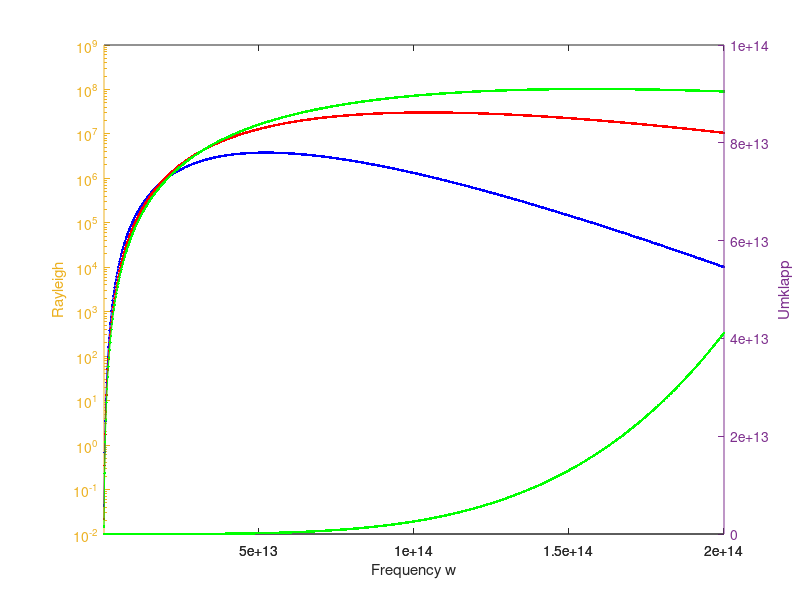

MATLAB code for this plot:
Kb = 1.38*10^-23;
h = 1.055*10^-34;
v = 3500;
T = 100;
DebyeTemp = 375;
gamma = 1;
M = 72.61;
A = 2.57*10^-44;
x = @(w) h*w/(Kb*T);
f = @(w) 3*Kb/(2*pi^2*v^3)*(Kb/h)^3*T^3*x(w)^4*exp(x(w))/(exp(x(w)-1))^2;
TauU = @(w) A*w^4;
iters = 1000;
dw = 200000000000;
w = zeros(iters,1);
u = zeros(iters,1);
Tu = zeros(iters,1);
for i = 1:1:iters
   w(i) = i*dw;
    u(i) = f(w(i));
    Tu(i) = TauU(w(i));
end
%semilogy(w,u,'b*-');hold on;

T = 200;
x = @(w) h*w/(Kb*T);
f = @(w) 3*Kb/(2*pi^2*v^3)*(Kb/h)^3*T^3*x(w)^4*exp(x(w))/(exp(x(w)-1))^2;
TauU = @(w) A*w^4;
w2 = zeros(iters,1);
u2 = zeros(iters,1);
Tu2 = zeros(iters,1);
for i = 1:1:iters
   w2(i) = i*dw;
    u2(i) = f(w2(i));
    Tu2(i) = TauU(w2(i));
end
%semilogy(w,u,'r*-');hold on;
dw3 = 200000000000;
T = 300;
x = @(w) h*w/(Kb*T);
f = @(w) 3*Kb/(2*pi^2*v^3)*(Kb/h)^3*T^3*x(w)^4*exp(x(w))/(exp(x(w)-1))^2;
TauU = @(w) A*w^4;
w3 = zeros(iters,1);
u3 = zeros(iters,1);
Tu3 = zeros(iters,1);
for i = 1:1:iters
   w3(i) = i*dw3;
    u3(i) = f(w3(i));
    Tu3(i) = TauU(w3(i));
end
%start umklapp

[ax,pa,pb] = plotyy(w,u,w,Tu,'semilogy','plot');hold on;
 ylim(ax(2),[0 10^14]);
%ylim(ax(1),[10^-2 10^10]);
%xlim([0 10^14]);
 [ax2,pa2,pb2] = plotyy(w2,u2,w2,Tu2,'semilogy','plot');hold on;
 ylim(ax2(2),[0 10^14]);
 %ylim(ax2(1),[10^-2 10^10]);
 %xlim([0 10^14]);
[ax3,pa3,pb3] = plotyy(w3,u3,w3,Tu3,'semilogy','plot');hold on;
ylim(ax3(2),[0 10^14]);
%ylim(ax3(1),[10^-2 10^10]);
%xlim([0 10^14]);
set([pa,pb],'color','b','marker','.');
set([pa2;pb2],'color','r','marker','.');
set([pa3;pb3],'color','g','marker','.');
% legend([pa;pa2;pa3],'T = 100','T = 200','T = 300');
ylabel(ax3(1),'Rayleigh');
ylabel(ax3(2),'Umklapp');
xlabel(ax3(2),'Frequency w');

%To textfile
fileID = fopen('RayleighData.txt','wt');
fprintf(fileID,'HCT1, HCT2, HCT3, TauT1, TauT2, TauT3 \n');
for i = 1:iters
   fprintf(fileID,'%f, %f, %f, %f, %f, %f \n',u(i),u2(i),u3(i),Tu(i),Tu2(i),Tu3(i)); 
end
fclose(fileID);

% semilogy(w,u,'b*-',w2,u2,'r*-',w3,u3,'g*-')
% legend('T = 100','T = 200','T = 300');hold on;